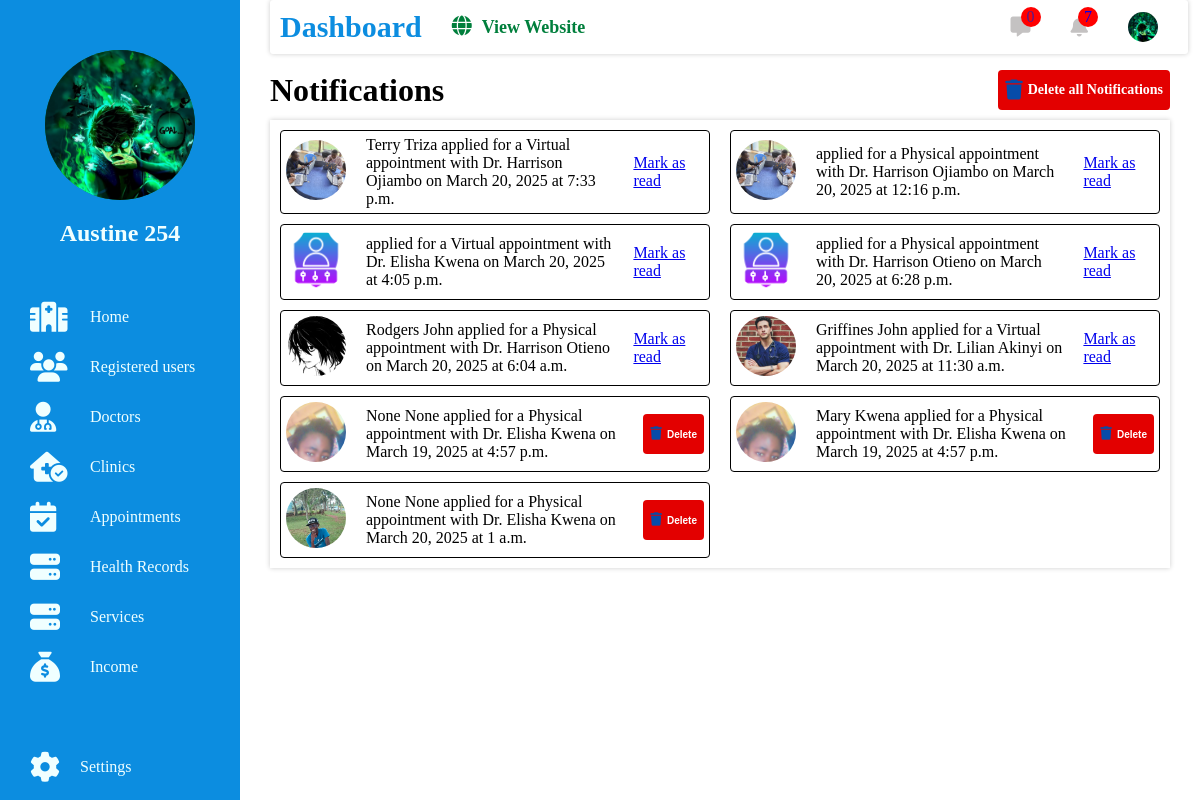
Page /notifications/admin/ (signed in) on the committed database.
### accounts/models.py (models this page shows, shortened)
class Profile(models.Model):
    user = models.OneToOneField(User, on_delete=models.CASCADE)
    afya_id = models.CharField(max_length=7, unique=True, default=generate_afya_id, editable=False)
    date_of_birth = models.DateField(null=True, blank=True)
    GENDER_CHOICES = [
        ('M', 'Male'),
        ('F', 'Female'),
        ('O', 'Other'),
        ('P', 'Prefer not to say'),
    ]
    gender = models.CharField(max_length=1, choices=GENDER_CHOICES, null=True, blank=True)
    phone_number = models.CharField(max_length=15, null=True, blank=True)
    BLOOD_GROUP_CHOICES = [
        ('A+', 'A+'),
        ('A-', 'A-'),
        ('B+', 'B+'),
        ('B-', 'B-'),
        ('AB+', 'AB+'),
        ('AB-', 'AB-'),
        ('O+', 'O+'),
        ('O-', 'O-'),
    ]
    blood_group = models.CharField(max_length=5, choices=BLOOD_GROUP_CHOICES, null=True, blank=True)
    height = models.FloatField(null=True, blank=True, help_text="Height in centimeters")
    weight = models.FloatField(null=True, blank=True, help_text="Weight in kilograms")
    allergies = models.TextField(null=True, blank=True, help_text="List any allergies")
    chronic_conditions = models.TextField(null=True, blank=True, help_text="List any chronic conditions")
    emergency_contact_name = models.CharField(max_length=100, null=True, blank=True)
    emergency_contact_phone = models.CharField(max_length=15, null=True, blank=True)
    RELATIONSHIP_CHOICES = [
        ('Spouse', 'Spouse'),
        ('Parent', 'Parent'),
        ('Sibling', 'Sibling'),
        ('Child', 'Child'),
        ('Friend', 'Friend'),
        ('Other', 'Other'),
    ]
    emergency_contact_relationship = models.CharField(max_length=50, choices=RELATIONSHIP_CHOICES, null=True, blank=True)
    profile_picture = models.ImageField(upload_to='profile_pictures/', null=True, blank=True)
    address = models.TextField(null=True, blank=True)
    country = models.CharField(max_length=100, null=True, blank=True)  # Free-text input
    state = models.CharField(max_length=100, null=True, blank=True)    # Free-text input
    city = models.CharField(max_length=100, null=True, blank=True)     # Free-text input
    postal_code = models.CharField(max_length=20, null=True, blank=True)

### notifications/models.py (models this page shows, shortened)
class Notification(models.Model):
    user = models.ForeignKey(User, on_delete=models.CASCADE, related_name='notifications')
    message = models.TextField()
    created_at = models.DateTimeField(auto_now_add=True)
    is_read = models.BooleanField(default=False)
    profile_picture_url = models.URLField(blank=True, null=True)
    doctor_name = models.CharField(max_length=255, blank=True, null=True)
    clinic_name = models.CharField(max_length=255, blank=True, null=True)
    appointment_date = models.DateField(blank=True, null=True)
    appointment_time = models.TimeField(blank=True, null=True)
    appointment_type = models.CharField(max_length=255, blank=True, null=True)
    rejection_reason = models.TextField(blank=True, null=True)
    applicant_username = models.CharField(max_length=255, blank=True, null=True)  # Add this field
    applicant_first_name = models.CharField(max_length=255, blank=True, null=True)  # Add this field
    applicant_last_name = models.CharField(max_length=255, blank=True, null=True)  # Add this field

### notifications/views.py (the view)
# urls.py: path('admin/', views.admin_notifications, name='admin_notifications'),
@login_required
@user_passes_test(lambda u: u.is_staff or u.is_superuser)
def admin_notifications(request):
    notifications = Notification.objects.filter(user=request.user).order_by('-created_at')
    context = {
        'notifications': notifications
    }
    return render(request, 'notifications/admin_notifications.html', context)

### notifications/templatetags/notification_tags.py (called while the page is built)
@register.simple_tag
def all_unread_notifications_count():
    return Notification.objects.filter(is_read=False).count()

### templates/notifications/admin_notifications.html (shortened to what this page needs)
{% extends "admin/admin_Layout.html" %}
{% load static %}
{% load notification_tags %}
{% block content %}
<div class="notificationsection">
    <div class="notificationstop">
        <h1>Notifications</h1>
        <form action="{% url 'delete_all_notifications' %}" method="post">
            <button>
                <i class="fa-solid fa-trash"></i>
                <h2>Delete all Notifications</h2>
            </button>
        </form>
    </div>
    <div class="notificationbox">
        {% for notification in notifications %}
        <div class="notifictiondiv">
            <div class="notificationleft">
                {% if notification.profile_picture_url %}
                <img src="{{ notification.profile_picture_url }}" alt="Profile Picture">
                {% else %}
                <img src="{% static 'images/admin-settings.png' %}" alt="">
                {% endif %}
            </div>
            <div class="notificationight">
                <p>{{ notification.applicant_first_name }} {{ notification.applicant_last_name }} applied for a {{ notification.appointment_type }} appointment with {{ notification.doctor_name }} on {{ notification.appointment_date }} at {{ notification.appointment_time }}</p>
            </div>
            <div class="actionnote">
                {% if not notification.is_read %}
                <a href="{% url 'mark_as_read_admin' notification.id %}">Mark as read</a>
                {% else %}
                <form action="{% url 'delete_notification' notification.id %}" method="post">
                    <button class="deletemessage">
                        <i class="fa-solid fa-trash"></i>
                        <h2>Delete</h2>
                    </button>
                </form>
                {% endif %}
            </div>
        </div>
        {% empty %}
        <p style="font-size:16px;font-weight:800;">There are no notifications currently.</p>
        {% endfor %}
    </div>
</div>
{% endblock %}

### templates/admin/sidebar.html (shortened to what this page needs)
{%load static%}
<div class="sidebarleft">
    <div class="sidebarheader">
        <div class="adminimage">
            {%if user.profile.profile_picture %}
            <img src="{{user.profile.profile_picture.url}}" alt="">
            {%else%}
            <img src="{% static 'images/admin-settings.png' %}" alt="">
            {%endif%}
        </div>
    </div>
    <div class="adminname">
        <h2>{{user.first_name}} {{user.last_name}}</h2>
    </div>
    <div class="menuitems">
        <a href="{% url 'dashboard_home' %}"><i class="fa-solid fa-hospital"></i></i>Home</a>
        <a href="{% url 'afya_users' %}"><i class="fa-solid fa-users"></i>Registered users</a>
        <a href="{% url 'afya_doctors' %}"><i class="fa-solid fa-user-doctor"></i>Doctors</a>
        <a href="{% url 'afya_clinics' %}"><i class="fa-solid fa-house-medical-circle-check"></i>Clinics</a>
        <a href="{% url 'afya_appointments' %}"><i class="fa-solid fa-calendar-check"></i>Appointments</a>
        <a href="{% url 'enter_afya_id' %}"><i class="fa-solid fa-server"></i>Health Records</a>
        <a href=""><i class="fa-solid fa-server"></i>Services</a>
        <a href=""><i class="fa-solid fa-sack-dollar"></i></i>Income</a>
    </div>
    <div class="logoutdiv">
        <a href=""><i class="fa-solid fa-gear"></i>Settings</a>
    </div>
</div>

### templates/admin/navbar.html
 {%load static%}
 {%load notification_tags%}
<div class="mainbarhead">
    <div class="navleft">
        <a class="dash" href="">Dashboard</a>
        <a class="web" href="{% url 'home' %}"><i class="fa-solid fa-globe"></i>View Website</a>
    </div>
    <div class="navright">
        <a href=""><i class="fa-solid fa-message"></i><span>0</span></a>
        <a href="{% url 'admin_notifications' %}"><i class="fa-solid fa-bell"></i><span>{% all_unread_notifications_count %}</span></a>
        <a href="">
            {%if user.profile.profile_picture %}
            <img src="{{user.profile.profile_picture.url}}" alt="">
            {%else%}
            <img src="{% static 'images/admin-settings.png' %}" alt="">
            {%endif%}
        </a>
    </div>
</div>

### static/css/admin.css (style rules this page uses)
* { margin: 0; padding: 0; box-sizing: border-box; }
:root { --maincolor:#007f3c; --basecolor:#0c8de0; }
body { width: 100%; }
main .sidebarleft { width: 20%; background-color: var(--basecolor); height: 100vh; position: fixed; overflow: auto; }
.sidebarheader { width: 100%; display: flex; align-items: center; justify-content: center; background-color: var(--basecolor); padding-top: 50px; }
.sidebarheader .adminimage { width: 150px; height: 150px; }
.sidebarheader .adminimage img { width: 100%; height: 100%; object-fit: cover; object-position: top; border-radius: 50%; background-color: var(--maincolor); }
.adminname { display: block; padding: 20px; background-color: var(--basecolor); }
.adminname h2 { text-align: center; color: azure; }
.sidebarleft .menuitems { width: 100%; padding: 30px 0; }
.logoutdiv a , .sidebarleft .menuitems a { width: 100%; margin-right: 0; position: relative; display: block; color: azure; text-decoration: none; display: flex; align-items: center; justify-content: left; gap: 30px; margin-bottom: 10px; padding: 5px 30px; transition: .5s; }
.logoutdiv a i, .sidebarleft .menuitems a i { font-size: 30px; width: 30px; color: azure; }
.logoutdiv { width: 100%; margin-top: 20px; }
.logoutdiv a { display: block; padding: 5px 30px; display:flex;align-items: center; justify-content: left; gap: 20px; }
main .mainbarcentre .mainbarhead { width: 76.5%; padding: 10px 10px; box-shadow: 0px 0px 5px 0px rgb(0, 0, 0,0.2); border-radius: 3px; display: flex; align-items: center; justify-content: space-between; position: fixed; z-index: 10; background-color: rgb(255, 255, 255); }
main .mainbarcentre .mainbarhead .navleft { display: flex; align-items: center; justify-content: left; gap: 30px; }
main .mainbarcentre .mainbarhead .dash { text-decoration: none; font-size: 30px; font-weight: 900; color: var(--basecolor); }
main .mainbarcentre .mainbarhead .web { text-decoration: none; font-size: 18px; font-weight: 900; color: var(--maincolor); }
main .mainbarcentre .mainbarhead .web i { text-decoration: none; font-size: 20px; font-weight: 900; margin-right: 10px; color: var(--maincolor); }
main .mainbarcentre .mainbarhead .navright { display: flex; align-items: center; justify-content: space-between; }
main .mainbarcentre .mainbarhead .navright a { margin: 0 20px; text-decoration: none; display: flex; align-items: center; justify-content: center; position: relative ; }
main .mainbarcentre .mainbarhead .navright a span { width: 20px; height: 20px; border-radius: 50%; text-align: center; background-color: red; display: flex; align-items: center; justify-content: center; position: absolute; top: -10px; right: -10px; }
main .mainbarcentre .mainbarhead .navright a i { font-size: 20px; color: rgb(196, 194, 194); }
main .mainbarcentre .mainbarhead .navright a img { width: 30px; height: 30px; border-radius: 50%; object-fit: cover; object-position: top; }
.notificationsection { width: 100%; }
.notificationsection h1 { color: var(--blue); }
.notificationbox { width: 100%; display: grid; grid-template-columns: 1fr 1fr; grid-column-gap: 20px; grid-row-gap: 10px; padding: 10px; box-shadow: 0px 0px 5px 0px rgb(0, 0, 0,0.2); }
.notifictiondiv { display: flex; align-items: center; justify-content: space-between; gap: 20px; border: 1px solid black; padding: 5px; border-radius: 4px; }
.notificationleft img { width: 60px; height: 60px; object-fit: cover;object-position: top; border-radius: 50%; border: 2px solid var(--green); }
.actionnote { display: flex; align-items: center; justify-content: space-between; gap: 10px; }
.notificationight { width: 70%; }
.notificationstop { width: 100%; display: flex; align-items: center; justify-content: space-between; padding: 10px 0; }
.notificationstop h2 { color: #ffffff; font-size: 14px; font-family: 'Times New Roman', Times, serif; }
.notificationstop i { color: #064ca9; font-size: 20px; }
.actionnote .mark, .actionnote .paymentbutton, .notificationstop form button, .actionnote form button { display: flex; align-items: center; justify-content: space-between; padding: 7px; border-radius: 4px; gap: 5px; cursor: pointer; border: none; height: 40px; }
.actionnote .mark, .actionnote .paymentbutton h2, .actionnote form button h2 { font-size: 10px; color: #ffffff; text-decoration: none; }
.notificationstop button, .actionnote form .deletemessage { background-color: #e30000; }
.actionnote form .deletemessage i { color: #064ca9; }

### rows in the picture
Notification: profile_picture_url (picture), applicant_first_name "Terry", applicant_last_name "Triza", appointment_type "Virtual", doctor_name "Dr. Harrison Ojiambo", appointment_date "March 20, 2025", appointment_time "7:33 p.m.", is_read "Mark as read"
Notification: profile_picture_url (picture), appointment_type "Physical", doctor_name "Dr. Harrison Ojiambo", appointment_date "March 20, 2025", appointment_time "12:16 p.m.", is_read "Mark as read"
Notification: appointment_type "Virtual", doctor_name "Dr. Elisha Kwena", appointment_date "March 20, 2025", appointment_time "4:05 p.m.", is_read "Mark as read"
Notification: appointment_type "Physical", doctor_name "Dr. Harrison Otieno", appointment_date "March 20, 2025", appointment_time "6:28 p.m.", is_read "Mark as read"
Notification: profile_picture_url (picture), applicant_first_name "Rodgers", applicant_last_name "John", appointment_type "Physical", doctor_name "Dr. Harrison Otieno", appointment_date "March 20, 2025", appointment_time "6:04 a.m.", is_read "Mark as read"
Notification: profile_picture_url (picture), applicant_first_name "Griffines", applicant_last_name "John", appointment_type "Virtual", doctor_name "Dr. Lilian Akinyi", appointment_date "March 20, 2025", appointment_time "11:30 a.m.", is_read "Mark as read"
Notification: profile_picture_url (picture), applicant_first_name "None", applicant_last_name "None", appointment_type "Physical", doctor_name "Dr. Elisha Kwena", appointment_date "March 19, 2025", appointment_time "4:57 p.m.", is_read True (drawn)
Notification: profile_picture_url (picture), applicant_first_name "Mary", applicant_last_name "Kwena", appointment_type "Physical", doctor_name "Dr. Elisha Kwena", appointment_date "March 19, 2025", appointment_time "4:57 p.m.", is_read True (drawn)
Notification: profile_picture_url (picture), applicant_first_name "None", applicant_last_name "None", appointment_type "Physical", doctor_name "Dr. Elisha Kwena", appointment_date "March 20, 2025", appointment_time "1 a.m.", is_read True (drawn)

### other values in the picture
{{ user.first_name }} "Austine"
{{ user.last_name }} "254"
